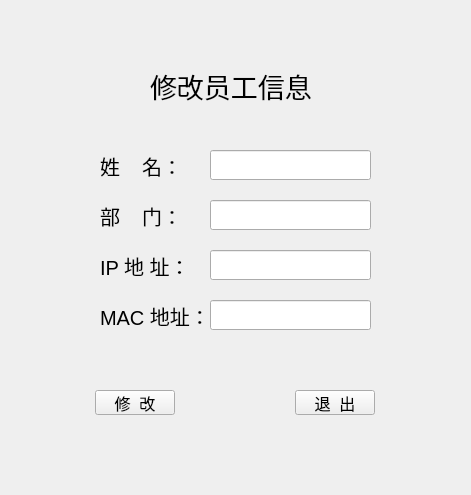
<?xml version="1.0" encoding="UTF-8"?>
<ui version="4.0">
 <class>Form</class>
 <widget class="QWidget" name="Form">
  <property name="geometry">
   <rect>
    <x>0</x>
    <y>0</y>
    <width>471</width>
    <height>495</height>
   </rect>
  </property>
  <property name="windowTitle">
   <string>Form</string>
  </property>
  <widget class="QLabel" name="title_label">
   <property name="geometry">
    <rect>
     <x>150</x>
     <y>60</y>
     <width>171</width>
     <height>51</height>
    </rect>
   </property>
   <property name="font">
    <font>
     <family>方正大黑简体</family>
     <pointsize>20</pointsize>
    </font>
   </property>
   <property name="text">
    <string>修改员工信息</string>
   </property>
  </widget>
  <widget class="QLabel" name="user_label">
   <property name="geometry">
    <rect>
     <x>100</x>
     <y>150</y>
     <width>111</width>
     <height>31</height>
    </rect>
   </property>
   <property name="font">
    <font>
     <pointsize>15</pointsize>
    </font>
   </property>
   <property name="text">
    <string>姓    名：</string>
   </property>
  </widget>
  <widget class="QLineEdit" name="user_lineEdit">
   <property name="geometry">
    <rect>
     <x>210</x>
     <y>150</y>
     <width>161</width>
     <height>30</height>
    </rect>
   </property>
   <property name="font">
    <font>
     <pointsize>15</pointsize>
    </font>
   </property>
  </widget>
  <widget class="QLineEdit" name="dept_lineEdit">
   <property name="geometry">
    <rect>
     <x>210</x>
     <y>200</y>
     <width>161</width>
     <height>30</height>
    </rect>
   </property>
   <property name="font">
    <font>
     <pointsize>15</pointsize>
    </font>
   </property>
  </widget>
  <widget class="QLabel" name="dept_label">
   <property name="geometry">
    <rect>
     <x>100</x>
     <y>200</y>
     <width>111</width>
     <height>31</height>
    </rect>
   </property>
   <property name="font">
    <font>
     <pointsize>15</pointsize>
    </font>
   </property>
   <property name="text">
    <string>部    门：</string>
   </property>
  </widget>
  <widget class="QPushButton" name="modify_btn">
   <property name="geometry">
    <rect>
     <x>95</x>
     <y>390</y>
     <width>80</width>
     <height>25</height>
    </rect>
   </property>
   <property name="font">
    <font>
     <pointsize>12</pointsize>
    </font>
   </property>
   <property name="text">
    <string>修  改</string>
   </property>
  </widget>
  <widget class="QPushButton" name="quit_btn">
   <property name="geometry">
    <rect>
     <x>295</x>
     <y>390</y>
     <width>80</width>
     <height>25</height>
    </rect>
   </property>
   <property name="font">
    <font>
     <pointsize>12</pointsize>
    </font>
   </property>
   <property name="text">
    <string>退  出</string>
   </property>
  </widget>
  <widget class="QLabel" name="mac_label">
   <property name="geometry">
    <rect>
     <x>100</x>
     <y>300</y>
     <width>111</width>
     <height>31</height>
    </rect>
   </property>
   <property name="font">
    <font>
     <pointsize>15</pointsize>
    </font>
   </property>
   <property name="text">
    <string>MAC 地址：</string>
   </property>
  </widget>
  <widget class="QLabel" name="ip_label">
   <property name="geometry">
    <rect>
     <x>100</x>
     <y>250</y>
     <width>111</width>
     <height>31</height>
    </rect>
   </property>
   <property name="font">
    <font>
     <pointsize>15</pointsize>
    </font>
   </property>
   <property name="text">
    <string>IP 地 址：</string>
   </property>
  </widget>
  <widget class="QLineEdit" name="mac_lineEdit">
   <property name="geometry">
    <rect>
     <x>210</x>
     <y>300</y>
     <width>161</width>
     <height>30</height>
    </rect>
   </property>
   <property name="font">
    <font>
     <pointsize>15</pointsize>
    </font>
   </property>
   <property name="text">
    <string/>
   </property>
  </widget>
  <widget class="QLineEdit" name="ip_lineEdit">
   <property name="geometry">
    <rect>
     <x>210</x>
     <y>250</y>
     <width>161</width>
     <height>30</height>
    </rect>
   </property>
   <property name="font">
    <font>
     <pointsize>15</pointsize>
    </font>
   </property>
   <property name="text">
    <string/>
   </property>
  </widget>
 </widget>
 <tabstops>
  <tabstop>user_lineEdit</tabstop>
  <tabstop>dept_lineEdit</tabstop>
  <tabstop>ip_lineEdit</tabstop>
  <tabstop>mac_lineEdit</tabstop>
  <tabstop>modify_btn</tabstop>
  <tabstop>quit_btn</tabstop>
 </tabstops>
 <resources/>
 <connections/>
</ui>
